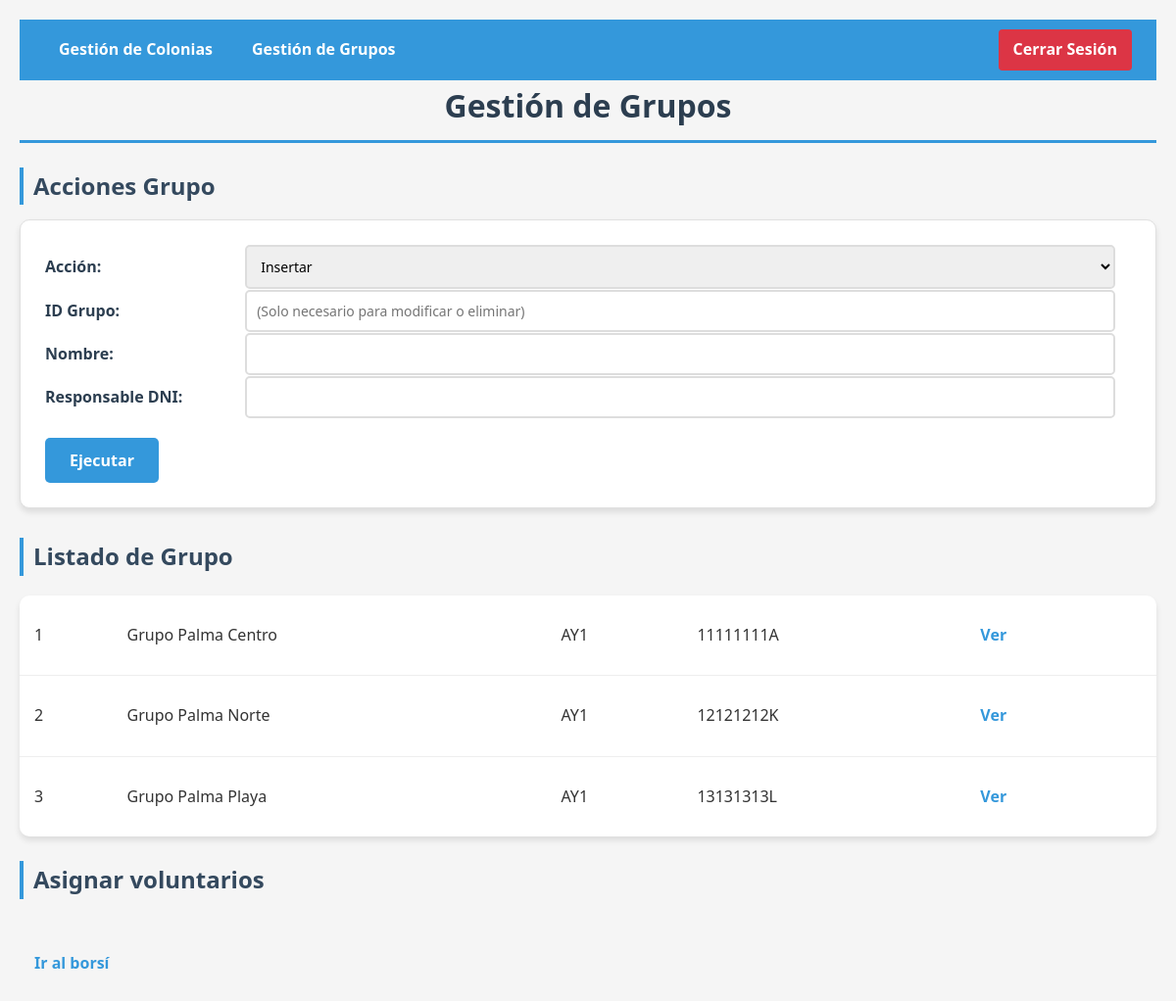
Page /BD241660307Q/grupos_ayuntamiento.php (signed in) on the committed database.
### tables this page shows
CREATE TABLE Grupo(
    idGrupo INT AUTO_INCREMENT PRIMARY KEY,
    nombre VARCHAR(50) NOT NULL,
    codiAyuntamiento VARCHAR(10) NOT NULL,
    responsableDNI VARCHAR(9),
    CONSTRAINT fk_grupo_voluntario FOREIGN KEY (responsableDNI) REFERENCES Voluntario(DNI) ON DELETE SET NULL,
    CONSTRAINT fk_grupo_ayuntamiento FOREIGN KEY (codiAyuntamiento) REFERENCES Ayuntamiento(codiAyuntamiento) ON DELETE CASCADE
);

### BD241660307Q/grupos_ayuntamiento.php (the view, shortened to what this page needs)
<!DOCTYPE html>
<html lang="es">
<head>
    <link rel="stylesheet" href="../css/ayuntamiento.css">
</head>
<body>
    <header>
        <div class="header-container">
            <nav class="navbar">
                <a href="colonias.php">Gestión de Colonias</a>
                <a href="grupos_ayuntamiento.php">Gestión de Grupos</a>
                <div class="logout-container">
                    <a href="../index.php" class="logout-btn">Cerrar Sesión</a>
                </div>
            </nav>
        </div>
    </header>
    <h1>Gestión de Grupos</h1>
    <h2>Acciones Grupo</h2>
    <?php
    include "../conexionBD.php";
    $codiAy = $_SESSION["usuario"];
    ?>
    <form method="post" action="accion_grupo_ayuntamiento.php">
        <label>Acción:</label>
        <select name="accion" required>
            <option value="insertar">Insertar</option>
        </select>
        <br>
        <label>ID Grupo:</label>
        <input type="number" name="idGrupo" placeholder="(Solo necesario para modificar o eliminar)"><br>
        <label>Nombre:</label>
        <input type="text" name="nombre" maxlength="50"><br>
        <label>Responsable DNI:</label>
        <input type="text" name="responsableDNI" maxlength="9"><br>
        <input type="submit" value="Ejecutar">
    </form>
    <h2>Listado de Grupo</h2>
    <?php
    $consulta2 = "SELECT idGrupo, nombre, codiAyuntamiento, responsableDNI
    FROM Grupo
    WHERE codiAyuntamiento = '$codiAy'
    ORDER BY nombre";
    $resultado2 = mysqli_query($con, $consulta2);
    echo "<table>";
    while ($fila = mysqli_fetch_array($resultado2)) {
    ?>
        <tr>
            <td><?php echo $fila['idGrupo']; ?></td>
            <td><?php echo $fila['nombre']; ?></td>
            <td><?php echo $fila['codiAyuntamiento']; ?></td>
            <td><?php echo $fila['responsableDNI']; ?></td>
            <td><a href="grupo_ayuntamiento.php?id=<?php echo $fila["idGrupo"]; ?>">Ver</a></td>
        </tr> <?php
            }
            echo "</table>";
                ?>
    <h2>Asignar voluntarios</h2>
    <?php
    echo '<br><a href="../BD243478494F/borsi.php">Ir al borsí</a>';
    ?>
</body>
</html>

### css/ayuntamiento.css (style rules this page uses)
* { margin: 0; padding: 0; box-sizing: border-box; font-family: 'Segoe UI', Tahoma, Geneva, Verdana, sans-serif; }
body { background-color: #f5f5f5; color: #333; line-height: 1.6; padding: 20px; max-width: 1200px; margin: 0 auto; }
h1 { color: #2c3e50; margin-bottom: 20px; padding-bottom: 10px; border-bottom: 3px solid #3498db; text-align: center; }
h2 { color: #34495e; margin: 25px 0 15px 0; padding-left: 10px; border-left: 4px solid #3498db; }
form { background-color: white; padding: 25px; border-radius: 10px; box-shadow: 0 4px 6px rgba(0, 0, 0, 0.1); margin-bottom: 30px; border: 1px solid #e0e0e0; }
form label { display: inline-block; width: 200px; margin: 10px 0 5px 0; font-weight: 600; color: #2c3e50; }
form input[type="text"], form input[type="number"], form select { width: calc(100% - 220px); padding: 10px; border: 2px solid #ddd; border-radius: 5px; font-size: 14px; transition: border-color 0.3s; }
form input[type="submit"] { background-color: #3498db; color: white; border: none; padding: 12px 25px; font-size: 16px; border-radius: 5px; cursor: pointer; margin-top: 20px; transition: background-color 0.3s; font-weight: 600; }
table { width: 100%; border-collapse: collapse; margin: 20px 0; background-color: white; border-radius: 10px; overflow: hidden; box-shadow: 0 4px 6px rgba(0, 0, 0, 0.1); }
td { padding: 15px; border-bottom: 1px solid #eee; }
tr:last-child td { border-bottom: none; }
a { color: #3498db; text-decoration: none; font-weight: 600; padding: 8px 15px; border-radius: 5px; transition: all 0.3s; display: inline-block; margin: 5px 0; }
.header-container { background-color: #3498db; padding: 10px 20px; }
.navbar { display: flex; justify-content: space-between; align-items: center; }
.navbar a { color: white; text-decoration: none; padding: 8px 15px; margin: 0 5px; border-radius: 4px; transition: background-color 0.3s; }
.logout-container { margin-left: auto; }
.logout-btn { background-color: #dc3545; color: white !important; border: none; cursor: pointer; }

### rows in the picture
grupo: idGrupo "1", nombre "Grupo Palma Centro", codiAyuntamiento "AY1", responsableDNI "11111111A"
grupo: idGrupo "2", nombre "Grupo Palma Norte", codiAyuntamiento "AY1", responsableDNI "12121212K"
grupo: idGrupo "3", nombre "Grupo Palma Playa", codiAyuntamiento "AY1", responsableDNI "13131313L"
